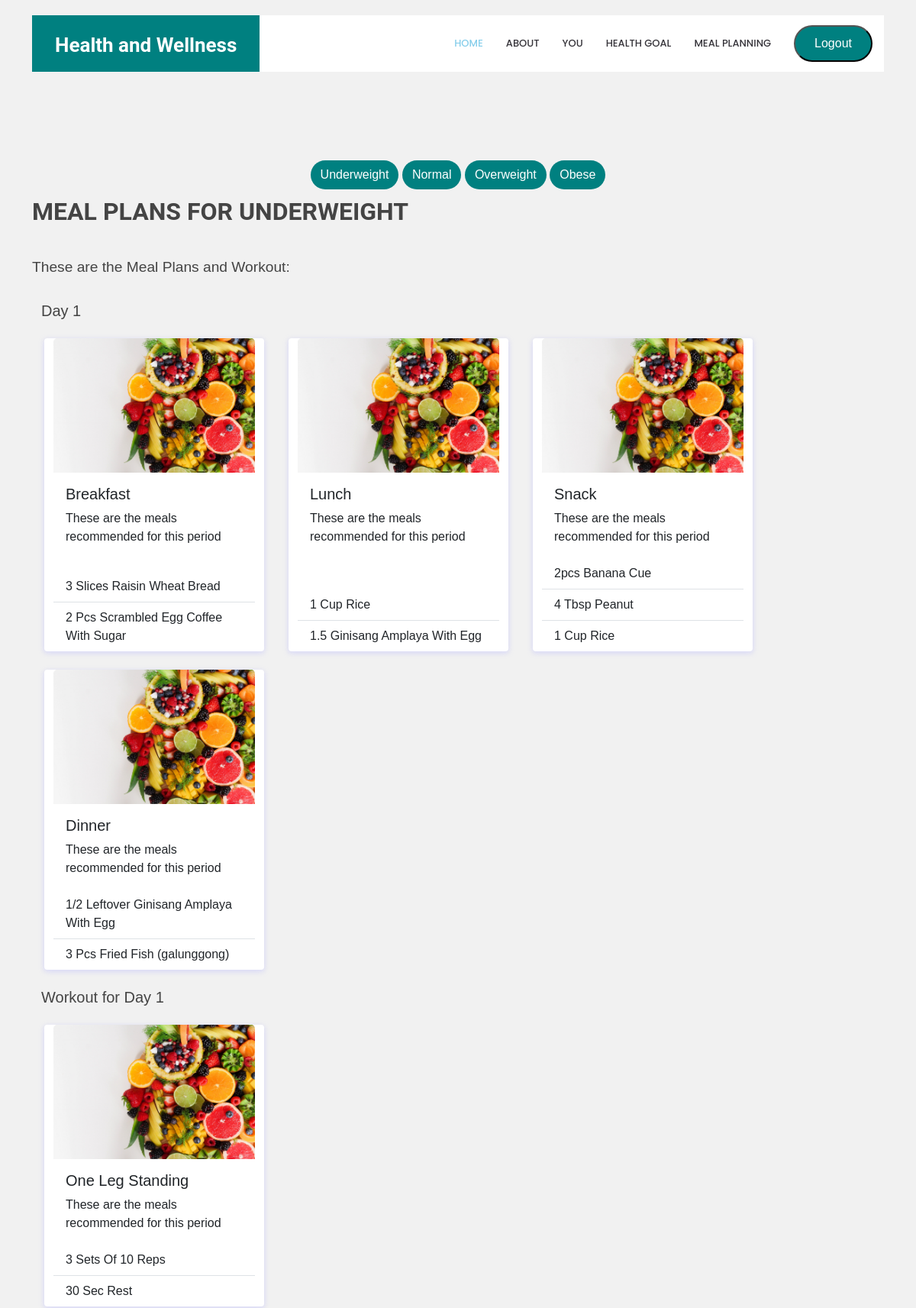
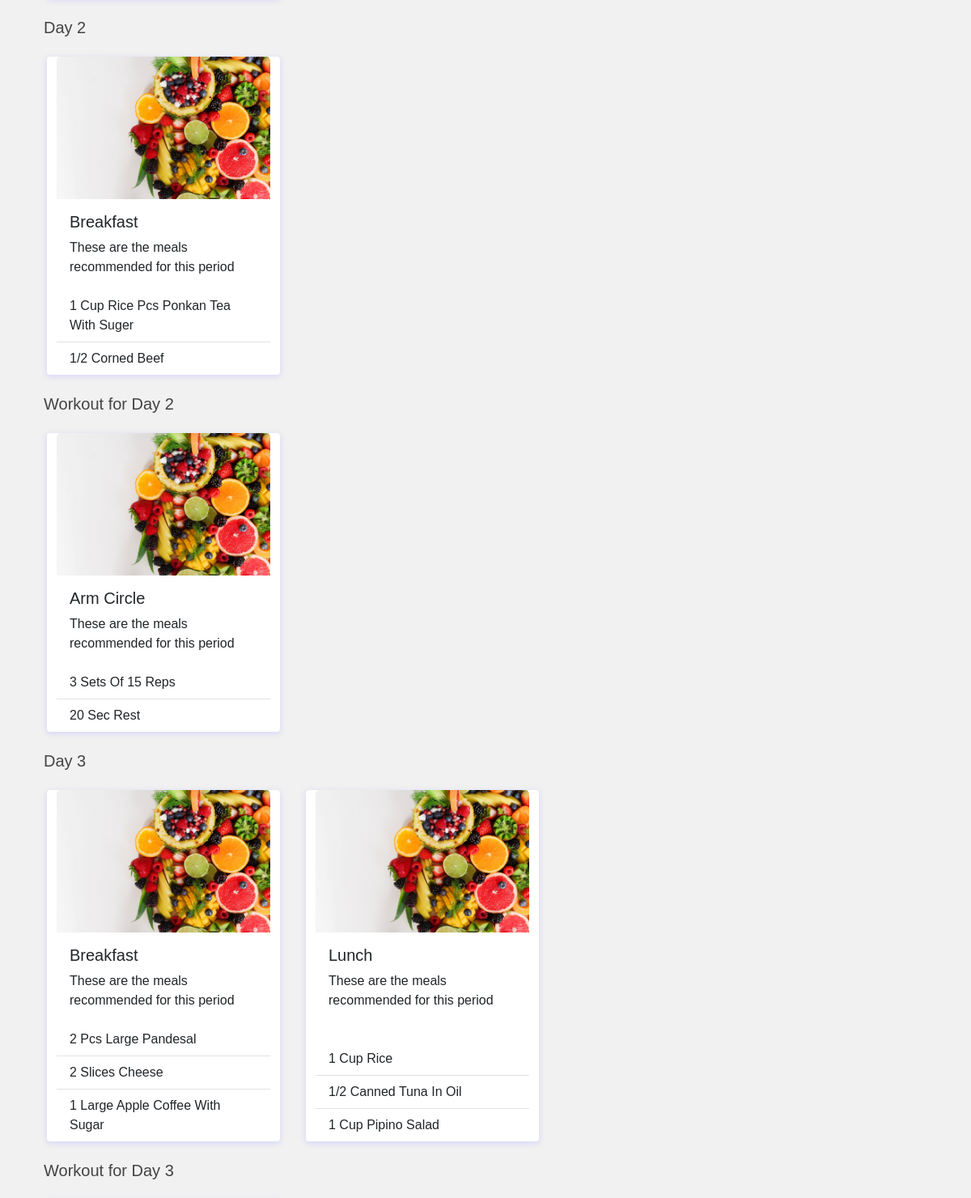
Page /mealplanning.php (signed in, upper part) on the committed database (2 pictures, top to bottom).
### tables this page shows
CREATE TABLE `category` (
  `id` int(11) NOT NULL,
  `category` varchar(11) NOT NULL
);

CREATE TABLE `meal_plans` (
  `id` int(11) NOT NULL,
  `user_id` int(11) DEFAULT NULL,
  `plan_name` varchar(50) NOT NULL,
  `daily_meal_schedule` varchar(100) NOT NULL,
  `portion_sizes` varchar(100) NOT NULL,
  `category_id` int(1) DEFAULT NULL
);

CREATE TABLE `workout_plans` (
  `id` int(11) NOT NULL,
  `user_id` int(11) DEFAULT NULL,
  `plan_name` varchar(50) NOT NULL,
  `description` varchar(500) NOT NULL,
  `duration` varchar(100) NOT NULL,
  `exercise_id` int(11) DEFAULT NULL,
  `category_id` int(1) DEFAULT NULL
);

CREATE TABLE `exercise_activity` (
  `id` int(11) NOT NULL,
  `activity_name` varchar(100) NOT NULL,
  `description` varchar(255) DEFAULT NULL,
  `intensity_level` varchar(10) NOT NULL,
  `duration` time NOT NULL,
  `calories_burned` float NOT NULL,
  `category_id` int(2) DEFAULT NULL
);

### mealplanning.php (the view, shortened to what this page needs)
<?php
include('header.php');
$body_type = $database->query('select * from category where id = '.$category.'')->fetch_assoc();
$day1_meal = $database->query('select * from meal_plans where category_id='.$category.' and daily_meal_schedule = "day1"');
$day1_meal = $day1_meal->fetch_all(MYSQLI_ASSOC);
$day2_meal = $database->query('select * from meal_plans where category_id='.$category.' and daily_meal_schedule = "day2"');
$day2_meal = $day2_meal->fetch_all(MYSQLI_ASSOC);
$day3_meal = $database->query('select * from meal_plans where category_id='.$category.' and daily_meal_schedule = "day3"');
$day3_meal = $day3_meal->fetch_all(MYSQLI_ASSOC);
$workout = $database->query('select * from workout_plans inner join exercise_activity on workout_plans.exercise_id = exercise_activity.id where workout_plans.category_id='.$category.'');
?>
  <section id="portfolio" data-aos="fade-up" class="portfolio" style="margin-top: 100px;">
  <div class="text-center container">
  <a class="text-white" href="mealplanning.php?category=1"><button type="submit" class="btn start">Underweight</button></a>
  <a class="text-white" href="mealplanning.php?category=2"><button class="btn start">Normal</button></a>
  <a class="text-white" href="mealplanning.php?category=4"><button class="btn start">Overweight</button></a>
  <a class="text-white" href="mealplanning.php?category=5"><button class="btn start">Obese</button></a>
  </div>
      <div class="container d-flex flex-wrap">
  <div class="section-title w-100" data-aos="fade-left">
          <h2>Meal Plans for <?= $body_type['category'] ?></h2>
          <p style = "font-size: larger;">These are the Meal Plans and Workout: </p>
  </div>
<div class="container">
   <div class="row">
      <h5 style="font-family:Arial, sans-serif" class="card-title w-100 mb-4">Day 1</h5>
        <?php foreach($day1_meal as $day1): ?>
              <?php if($day1['plan_name'] == 'breakfast'): ?>
                <div class="card mx-3" style="width: 18rem; font-family:Arial,sans-serif;">
                <img src="assets/img/samlpe.jpg" class="card-img-top" alt="...">
                <div class="card-body">
                  <h5 class="card-title" style="font-family:Arial,sans-serif;" ><?php echo ucfirst($day1['plan_name']); ?></h5>
                  <p class="card-text">These are the meals recommended for this period</p>
                </div>
                <ul class="list-group list-group-flush">
                <?php $meals = explode("\n", $day1["portion_sizes"]);
                      foreach($meals as $meal):
                ?>
                  <li class="list-group-item"><?php echo ucwords($meal); ?></li>
                  <?php endforeach; ?>
                </ul>
                </div>
                <?php break; ?>
              <?php endif; ?>
      <?php endforeach; ?>
      <?php foreach($day1_meal as $day1): ?>
              <?php if($day1['plan_name'] == 'lunch'): ?>
                <div class="card mx-3" style="width: 18rem; font-family:Arial,sans-serif;">
                <img src="assets/img/samlpe.jpg" class="card-img-top" alt="...">
                <div class="card-body">
                  <h5 class="card-title" style="font-family:Arial,sans-serif;" ><?php echo ucfirst($day1['plan_name']); ?></h5>
                  <p class="card-text">These are the meals recommended for this period</p>
                </div>
                <ul class="list-group list-group-flush">
                <?php $meals = explode("\n", $day1["portion_sizes"]);
                      foreach($meals as $meal):
                ?>
                  <li class="list-group-item"><?php echo ucwords($meal); ?></li>
                  <?php endforeach; ?>
                </ul>
                </div>
                <?php break; ?>
              <?php endif; ?>
      <?php endforeach; ?>
      <?php foreach($day1_meal as $day1): ?>
        <?php if($day1['plan_name'] == 'snack'): ?>
          <div class="card mx-3" style="width: 18rem; font-family:Arial,sans-serif;">
          <img src="assets/img/samlpe.jpg" class="card-img-top" alt="...">
          <div class="card-body">
            <h5 class="card-title" style="font-family:Arial,sans-serif;" ><?php echo ucfirst($day1['plan_name']); ?></h5>
            <p class="card-text">These are the meals recommended for this period</p>
          </div>
          <ul class="list-group list-group-flush">
          <?php $meals = explode("\n", $day1["portion_sizes"]);
                foreach($meals as $meal):
          ?>
            <li class="list-group-item"><?php echo ucwords($meal); ?></li>
            <?php endforeach; ?>
          </ul>
          </div>
          <?php break; ?>
        <?php endif; ?>
      <?php endforeach; ?>
      <?php foreach($day1_meal as $day1): ?>
        <?php if($day1['plan_name'] == 'dinner'): ?>
          <div class="card mx-3" style="width: 18rem; font-family:Arial,sans-serif;">
          <img src="assets/img/samlpe.jpg" class="card-img-top" alt="...">
          <div class="card-body">
            <h5 class="card-title" style="font-family:Arial,sans-serif;" ><?php echo ucfirst($day1['plan_name']); ?></h5>
            <p class="card-text">These are the meals recommended for this period</p>
          </div>
          <ul class="list-group list-group-flush">
          <?php $meals = explode("\n", $day1["portion_sizes"]);
                foreach($meals as $meal):
          ?>
            <li class="list-group-item"><?php echo ucwords($meal); ?></li>
            <?php endforeach; ?>
          </ul>
          </div>
          <?php break; ?>
        <?php endif; ?>
      <?php endforeach; ?>
</div>
<div class="row">
<h5 style="font-family:Arial, sans-serif" class="card-title w-100 mb-4">Workout for Day 1</h5>
      <?php foreach($workout as $exercise): ?>
        <?php if($exercise['plan_name'] == 'day1'): ?>
          <div class="card mx-3" style="width: 18rem; font-family:Arial,sans-serif;">
          <img src="assets/img/samlpe.jpg" class="card-img-top" alt="...">
          <div class="card-body">
            <h5 class="card-title" style="font-family:Arial,sans-serif;" ><?php echo ucfirst($exercise['activity_name']); ?></h5>
            <p class="card-text">These are the meals recommended for this period</p>
          </div>
          <ul class="list-group list-group-flush">
          <?php $meals = explode("\n", $exercise["description"]);
                foreach($meals as $meal):
          ?>
            <li class="list-group-item"><?php echo ucwords($meal); ?></li>
            <?php endforeach; ?>
          </ul>
          </div>
          <?php break; ?>
        <?php endif; ?>
      <?php endforeach; ?>
</div>
<div class="row">
      <h5 style="font-family:Arial, sans-serif" class="card-title w-100 mb-4">Day 2</h5>
        <?php foreach($day2_meal as $day2): ?>
              <?php if($day2['plan_name'] == 'breakfast'): ?>
                <div class="card mx-3" style="width: 18rem; font-family:Arial,sans-serif;">
                <img src="assets/img/samlpe.jpg" class="card-img-top" alt="...">
                <div class="card-body">
                  <h5 class="card-title" style="font-family:Arial,sans-serif;" ><?php echo ucfirst($day2['plan_name']); ?></h5>
                  <p class="card-text">These are the meals recommended for this period</p>
                </div>
                <ul class="list-group list-group-flush">
                <?php $meals = explode("\n", $day2["portion_sizes"]);
                      foreach($meals as $meal):
                ?>
                  <li class="list-group-item"><?php echo ucwords($meal); ?></li>
                  <?php endforeach; ?>
                </ul>
                </div>
                <?php break; ?>
              <?php endif; ?>
      <?php endforeach; ?>
</div>
<div class="row">
<h5 style="font-family:Arial, sans-serif" class="card-title w-100 mb-4">Workout for Day 2</h5>
      <?php foreach($workout as $exercise): ?>
        <?php if($exercise['plan_name'] == 'day2'): ?>
          <div class="card mx-3" style="width: 18rem; font-family:Arial,sans-serif;">
          <img src="assets/img/samlpe.jpg" class="card-img-top" alt="...">
          <div class="card-body">
            <h5 class="card-title" style="font-family:Arial,sans-serif;" ><?php echo ucfirst($exercise['activity_name']); ?></h5>
            <p class="card-text">These are the meals recommended for this period</p>
          </div>
          <ul class="list-group list-group-flush">
          <?php $meals = explode("\n", $exercise["description"]);
                foreach($meals as $meal):
          ?>
            <li class="list-group-item"><?php echo ucwords($meal); ?></li>
            <?php endforeach; ?>
          </ul>
          </div>
          <?php break; ?>
        <?php endif; ?>
      <?php endforeach; ?>
</div>
  <div class="row">
        <h5 style="font-family:Arial, sans-serif" class="card-title w-100 mb-4">Day 3</h5>
          <?php foreach($day3_meal as $day3): ?>
                <?php if($day3['plan_name'] == 'breakfast'): ?>
                  <div class="card mx-3" style="width: 18rem; font-family:Arial,sans-serif;">
                  <img src="assets/img/samlpe.jpg" class="card-img-top" alt="...">
                  <div class="card-body">
                    <h5 class="card-title" style="font-family:Arial,sans-serif;" ><?php echo ucfirst($day3['plan_name']); ?></h5>
                    <p class="card-text">These are the meals recommended for this period</p>
                  </div>
                  <ul class="list-group list-group-flush">
                  <?php $meals = explode("\n", $day3["portion_sizes"]);
                        foreach($meals as $meal):
                  ?>
                    <li class="list-group-item"><?php echo ucwords($meal); ?></li>
                    <?php endforeach; ?>
                  </ul>
                  </div>
                  <?php break; ?>
                <?php endif; ?>
        <?php endforeach; ?>
        <?php foreach($day3_meal as $day3): ?>
                <?php if($day3['plan_name'] == 'lunch'): ?>
                  <div class="card mx-3" style="width: 18rem; font-family:Arial,sans-serif;">
                  <img src="assets/img/samlpe.jpg" class="card-img-top" alt="...">
                  <div class="card-body">
                    <h5 class="card-title" style="font-family:Arial,sans-serif;" ><?php echo ucfirst($day3['plan_name']); ?></h5>
                    <p class="card-text">These are the meals recommended for this period</p>
                  </div>
                  <ul class="list-group list-group-flush">
                  <?php $meals = explode("\n", $day3["portion_sizes"]);
                        foreach($meals as $meal):
                  ?>
                    <li class="list-group-item"><?php echo ucwords($meal); ?></li>
                    <?php endforeach; ?>
                  </ul>
                  </div>
                  <?php break; ?>
                <?php endif; ?>
        <?php endforeach; ?>
  </div>
  <div class="row">
  <h5 style="font-family:Arial, sans-serif" class="card-title w-100 mb-4">Workout for Day 3</h5>
  </div>
</div>
</section>
</body>
</html>

### assets/css/style.css (style rules this page uses)
body { font-family: "roboto", sans-serif; color: #444444; }
a { color: teal; text-decoration: none; }
h1, h2, h3, h4, h5, h6 { font-family: roboto; }
section { padding: 60px 0; overflow: hidden; }
.section-title { padding-bottom: 30px; }
.section-title h2 { font-size: 32px; font-weight: bold; text-transform: uppercase; margin-bottom: 20px; padding-bottom: 20px; position: relative; }
.section-title h2::after { content: ""; position: absolute; display: block; width: 50px; height: 3px; background: teal0; bottom: 0; left: 0; }
.section-title p { margin-bottom: 0; }
body { background: #f7f7ff; }
.card { position: relative; display: flex; flex-direction: column; min-width: 0; word-wrap: break-word; background-color: #fff; background-clip: border-box; border: 0 solid transparent; border-radius: .25rem; margin-bottom: 1.5rem; box-shadow: 0 2px 6px 0 rgb(218 218 253 / 65%), 0 2px 6px 0 rgb(206 206 238 / 54%); }
body { font-family: Arial, sans-serif; margin: 0; padding: 0; background-color: #f1f1f1; }
h1, h2 { margin: 10px 0; }

### mealplanning.php (style rules this page uses)
.start { margin-top: 50px; background-color: teal; color: white; border-radius: 50px; }

### rows in the picture
category: category "UNDERWEIGHT"
meal_plans: plan_name "Breakfast", portion_sizes "3 Slices Raisin Wheat Bread", portion_sizes "2 Pcs Scrambled Egg Coffee With Sugar"
meal_plans: plan_name "Lunch", portion_sizes "1 Cup Rice", portion_sizes "1.5 Ginisang Amplaya With Egg"
meal_plans: plan_name "Snack", portion_sizes "2pcs Banana Cue", portion_sizes "4 Tbsp Peanut", portion_sizes "1 Cup Rice"
meal_plans: plan_name "Dinner", portion_sizes "1/2 Leftover Ginisang Amplaya With Egg", portion_sizes "3 Pcs Fried Fish (galunggong)"
workout_plans: exercise_activity.activity_name "One Leg Standing", exercise_activity.description "3 Sets Of 10 Reps", exercise_activity.description "30 Sec Rest"
meal_plans: plan_name "Breakfast", portion_sizes "1 Cup Rice Pcs Ponkan Tea With Suger", portion_sizes "1/2 Corned Beef"
workout_plans: exercise_activity.activity_name "Arm Circle", exercise_activity.description "3 Sets Of 15 Reps", exercise_activity.description "20 Sec Rest"
meal_plans: plan_name "Breakfast", portion_sizes "2 Pcs Large Pandesal", portion_sizes "2 Slices Cheese", portion_sizes "1 Large Apple Coffee With Sugar"
meal_plans: plan_name "Lunch", portion_sizes "1 Cup Rice", portion_sizes "1/2 Canned Tuna In Oil", portion_sizes "1 Cup Pipino Salad"
